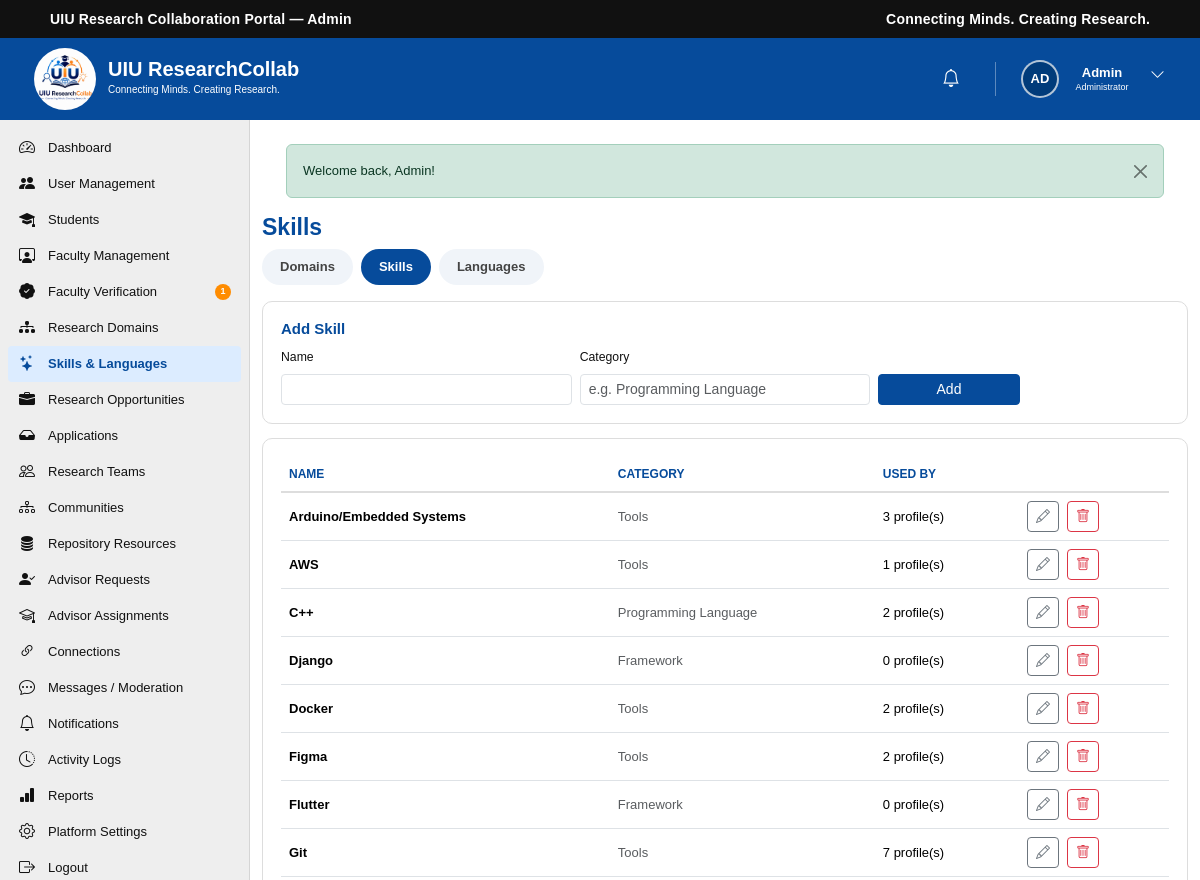
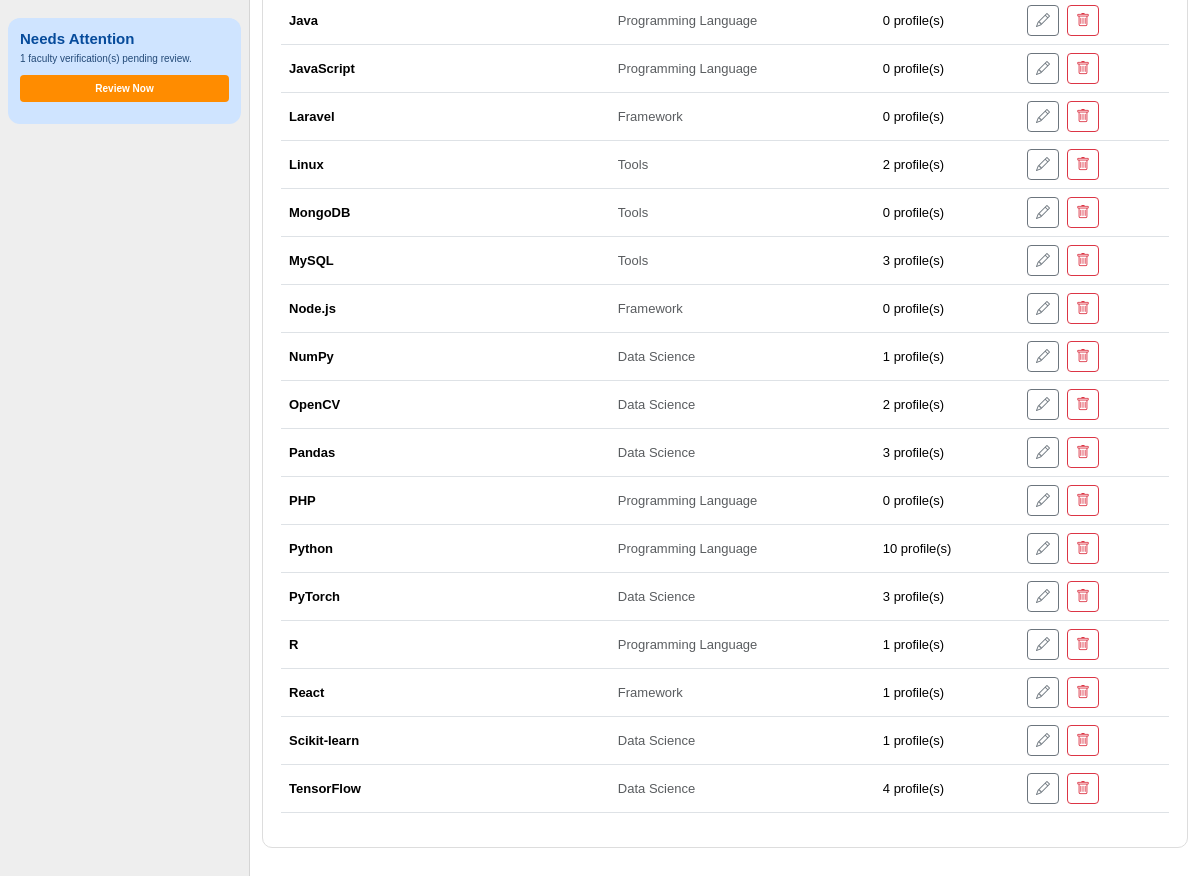
The app's page /admin/skills.php (signed in) with its own data (2 pictures, top to bottom).
### tables this page shows
CREATE TABLE `users` (
  `id` int(10) UNSIGNED NOT NULL,
  `name` varchar(100) NOT NULL,
  `email` varchar(150) NOT NULL,
  `password` varchar(255) NOT NULL,
  `role` enum('student','faculty','admin') NOT NULL DEFAULT 'student',
  `status` enum('active','inactive','suspended') NOT NULL DEFAULT 'active',
  `email_verified_at` datetime DEFAULT NULL,
  `last_login_at` datetime DEFAULT NULL,
  `created_at` timestamp NOT NULL DEFAULT current_timestamp(),
  `updated_at` timestamp NOT NULL DEFAULT current_timestamp() ON UPDATE current_timestamp()
);

CREATE TABLE `skills` (
  `id` int(10) UNSIGNED NOT NULL,
  `name` varchar(100) NOT NULL,
  `category` varchar(100) DEFAULT NULL,
  `created_at` timestamp NOT NULL DEFAULT current_timestamp(),
  `updated_at` timestamp NOT NULL DEFAULT current_timestamp() ON UPDATE current_timestamp()
);

### includes/functions.php (called while the page is built, shortened)
<?php
function e(?string $value): string
{
    return htmlspecialchars((string)$value, ENT_QUOTES, 'UTF-8');
}
function base_url(): string
{
    static $base = null;
    if ($base === null) {
        $root    = str_replace('\\', '/', rtrim(dirname(__DIR__), '/\\'));
        $docRoot = str_replace('\\', '/', rtrim($_SERVER['DOCUMENT_ROOT'] ?? '', '/\\'));
        $base    = ($docRoot !== '' && strpos($root, $docRoot) === 0) ? substr($root, strlen($docRoot)) : '';
    }
    return $base;
}
function url(string $path): string
{
    return base_url() . $path;
}
function initials(string $name): string
{
    $parts = array_filter(preg_split('/\s+/', trim($name)));
    $parts = array_values($parts);
    $first = mb_substr($parts[0], 0, 1);
    $last  = count($parts) > 1 ? mb_substr(end($parts), 0, 1) : '';
    return mb_strtoupper($first . $last);
}

### includes/auth.php (called while the page is built, shortened)
<?php
function current_user_id(): ?int
{
    return isset($_SESSION['user_id']) ? (int)$_SESSION['user_id'] : null;
}
function is_logged_in(): bool
{
    return isset($_SESSION['user_id']);
}
function current_user(): ?array
{
    static $cache = null;
    if ($cache === null) {
        $stmt = db()->prepare('SELECT * FROM users WHERE id = ? LIMIT 1');
        $stmt->execute([current_user_id()]);
        $cache = $stmt->fetch() ?: null;
    }
    return $cache;
}

### config/database.php (called while the page is built, shortened)
<?php
function db(): PDO
{
    static $pdo = null;
    if ($pdo === null) {
        $dsn = 'mysql:host=' . DB_HOST . ';dbname=' . DB_NAME . ';charset=' . DB_CHARSET;
        try {
            $pdo = new PDO($dsn, DB_USER, DB_PASS, [
                PDO::ATTR_ERRMODE            => PDO::ERRMODE_EXCEPTION,
                PDO::ATTR_DEFAULT_FETCH_MODE => PDO::FETCH_ASSOC,
                PDO::ATTR_EMULATE_PREPARES   => false,
            ]);
        } catch (PDOException $e) {
            error_log('Database connection failed: ' . $e->getMessage());
            http_response_code(500);
            die('Service temporarily unavailable. Please try again later.');
        }
    }
    return $pdo;
}

### includes/admin_guard.php (called while the page is built, shortened)
<?php
$currentUser = current_user();

### admin/skills.php (the view, shortened to what this page needs)
<?php
require_once __DIR__ . '/../includes/admin_guard.php';
$pdo     = db();
$skills = $pdo->query('SELECT s.*, (SELECT COUNT(*) FROM profile_skills WHERE skill_id = s.id) + (SELECT COUNT(*) FROM faculty_skills WHERE skill_id = s.id) AS usage_count FROM skills s ORDER BY s.name')->fetchAll();
?>
<!DOCTYPE html>
<html lang="en">
<head>
    <link href="https://cdn.jsdelivr.net/npm/bootstrap@5.3.3/dist/css/bootstrap.min.css" rel="stylesheet">
    <link rel="stylesheet" href="https://cdn.jsdelivr.net/npm/bootstrap-icons@1.11.3/font/bootstrap-icons.min.css">
    <link rel="stylesheet" href="../CSS/dashboard.css">
</head>
<body>
<?php require __DIR__ . '/../includes/admin_header.php'; ?>
<?php require __DIR__ . '/../includes/admin_sidebar.php'; ?>
    <main class="dashboard-main">
        <h2 style="color:var(--uiu-blue);font-size:23px;font-weight:700;">Skills</h2>
        <div class="type-tabs">
            <a href="<?= e(url('/admin/domains.php')) ?>">Domains</a>
            <a href="<?= e(url('/admin/skills.php')) ?>" class="active">Skills</a>
            <a href="<?= e(url('/admin/languages.php')) ?>">Languages</a>
        </div>
        <div class="app-panel">
            <h3 style="font-size:15px;color:var(--uiu-blue);font-weight:700;">Add Skill</h3>
            <form method="post" class="row g-2 align-items-end">
                <div class="col-md-4"><label class="form-label small">Name</label><input type="text" name="name" class="form-control form-control-sm" required></div>
                <div class="col-md-4"><label class="form-label small">Category</label><input type="text" name="category" class="form-control form-control-sm" placeholder="e.g. Programming Language"></div>
                <div class="col-md-2"><button class="btn btn-sm btn-uiu w-100" style="background:var(--uiu-blue);border-color:var(--uiu-blue);color:#fff;">Add</button></div>
            </form>
        </div>
        <div class="app-panel">
            <table class="table table-hover">
                <thead><tr><th>Name</th><th>Category</th><th>Used By</th><th></th></tr></thead>
                <tbody>
                <?php foreach ($skills as $s): ?>
                    <tr>
                        <td class="fw-semibold"><?= e($s['name']) ?></td>
                        <td class="text-muted small"><?= e($s['category'] ?: '—') ?></td>
                        <td><?= (int)$s['usage_count'] ?> profile(s)</td>
                        <td class="d-flex gap-2">
                            <button type="button" class="btn btn-sm btn-outline-secondary" onclick="document.getElementById('edit<?= (int)$s['id'] ?>').classList.toggle('d-none')"><i class="bi bi-pencil"></i></button>
                            <form method="post" onsubmit="return confirm('Delete this skill?');"><button class="btn btn-sm btn-outline-danger"><i class="bi bi-trash"></i></button></form>
                        </td>
                    </tr>
                <?php endforeach; ?>
                </tbody>
            </table>
        </div>
    </main>
<?php require __DIR__ . '/../includes/footer.php'; ?>
</body>
</html>

### includes/admin_header.php (shortened to what this page needs)
<div class="top-bar">
    <div class="container-fluid">
        <div class="row align-items-center">
            <div class="col-6">
                <div class="portal-title">UIU Research Collaboration Portal — Admin</div>
            </div>
            <div class="col-6 text-end">
                <div class="portal-tagline">Connecting Minds. Creating Research.</div>
            </div>
        </div>
    </div>
</div>
<header class="dashboard-header">
    <div class="dashboard-header-left">
        <a href="<?= e(url('/admin/dashboard.php')) ?>" class="dashboard-logo-link">
            <img src="<?= e(url('/IMAGES/logo.jpg')) ?>" alt="UIU ResearchCollab Logo" class="dashboard-logo">
        </a>
        <div class="dashboard-brand">
            <h1>UIU ResearchCollab</h1>
            <p>Connecting Minds. Creating Research.</p>
        </div>
    </div>
    <div class="dashboard-header-right">
        <div class="header-icon notification-icon">
            <a href="<?= e(url('/admin/notifications.php')) ?>" aria-label="Notifications">
                <i class="bi bi-bell"></i>
            </a>
        </div>
        <div class="dropdown dashboard-user-dropdown">
            <button class="dashboard-user btn p-0 border-0 bg-transparent" type="button" data-bs-toggle="dropdown" aria-expanded="false" aria-label="User menu">
                <span class="user-avatar avatar-initials"><?= e(initials($currentUser['name'])) ?></span>
                <div class="user-information">
                    <h3 class="user-first-name"><?= e(explode(' ', trim($currentUser['name']))[0] ?? $currentUser['name']) ?></h3>
                    <p>Administrator</p>
                </div>
                <span class="user-dropdown-button"><i class="bi bi-chevron-down"></i></span>
            </button>
        </div>
    </div>
</header>
<div class="dashboard-wrapper">

### CSS/dashboard.css (style rules this page uses)
:root { --uiu-blue: #064b9b; --uiu-dark-blue: #003b7a; --uiu-light-blue: #e5f0ff; --uiu-orange: #ff8c00; --uiu-green: #13a538; --uiu-purple: #7b3fc6; --uiu-teal: #00a99d; --text-dark: #111111; --text-medium: #444444; --text-light: #666666; --background: #f5f5f5; --card-background: #ffffff; --border-color: #dddddd; }
* { margin: 0; padding: 0; box-sizing: border-box; }
html { scroll-behavior: smooth; }
body { font-family: Arial, Helvetica, sans-serif; background-color: var(--background); color: var(--text-dark); font-size: 14px; overflow-x: hidden; }
a { text-decoration: none; }
button, input { font-family: inherit; }
img { max-width: 100%; display: block; }
.top-bar { width: 100%; min-height: 38px; background-color: #111111; color: #ffffff; display: flex; align-items: center; }
.top-bar .container-fluid { padding-left: 50px; padding-right: 50px; }
.portal-title { font-size: 14px; font-weight: 700; letter-spacing: 0.2px; line-height: 1.2; }
.portal-tagline { font-size: 14px; font-weight: 600; letter-spacing: 0.2px; line-height: 1.2; }
.dashboard-header { width: 100%; height: 82px; background-color: var(--uiu-blue); display: flex; align-items: center; justify-content: space-between; padding: 30px 30px; color: #ffffff; }
.dashboard-header-left { display: flex; align-items: center; height: 100%; flex-shrink: 0; }
.dashboard-logo-link { display: flex; align-items: center; justify-content: center; width: 70px; height: 70px; }
.dashboard-logo { width: 62px; height: 62px; object-fit: contain; border-radius: 50%; }
.dashboard-brand { margin-left: 8px; line-height: 1; }
.dashboard-brand h1 { margin: 0; color: #ffffff; font-size: 20px; font-weight: 700; line-height: 20px; }
.dashboard-brand p { margin: 1px 0 0; color: #ffffff; font-size: 10px; line-height: 20px; }
.dashboard-header-right { height: 100%; display: flex; align-items: center; justify-content: flex-end; gap: 15px; }
.header-icon { width: 38px; height: 42px; display: flex; align-items: center; justify-content: center; position: relative; }
.dashboard-user { height: 100%; display: flex; align-items: center; gap: 8px; }
.user-avatar { width: 38px; height: 38px; border-radius: 50%; object-fit: cover; border: 2px solid rgba(255, 255, 255, 0.7); }
.user-information { min-width: 70px; }
.user-information h3 { margin: 0; color: #ffffff; font-size: 13px; font-weight: 700; line-height: 16px; }
.user-information p { margin: 0; color: #ffffff; font-size: 9px; line-height: 12px; }
.user-dropdown-button { width: 25px; height: 30px; border: none; background: transparent; color: #ffffff; font-size: 15px; cursor: pointer; }
.dashboard-wrapper { width: 100%; min-height: calc(100vh - 102px); display: flex; align-items: stretch; }
.dashboard-main { flex: 1; min-width: 0; background-color: #ffffff; padding: 10px 12px 20px; }
.avatar-initials { display: flex; align-items: center; justify-content: center; background-color: var(--uiu-dark-blue); color: #ffffff; font-size: 13px; font-weight: 700; }
.header-icon a { width: 35px; height: 35px; border: none; background: transparent; color: #ffffff; font-size: 18px; cursor: pointer; display: flex; align-items: center; justify-content: center; position: relative; }
.dashboard-user-dropdown { height: 100%; display: flex; align-items: center; }

### admin/skills.php (style rules this page uses)
.app-panel { background:#fff;border:1px solid var(--border-color);border-radius:10px;padding:18px;margin-bottom:14px }
.type-tabs { display:flex;gap:8px;margin-bottom:16px }
.type-tabs a { padding:8px 18px;border-radius:20px;background:#f0f4f9;color:var(--text-medium);font-size:13px;font-weight:600;text-decoration:none }
.type-tabs a.active { background:var(--uiu-blue);color:#fff }
.table thead th { color:var(--uiu-blue);font-size:12px;text-transform:uppercase;border-bottom:2px solid var(--border-color) }
.table td { vertical-align:middle;font-size:13px }

### records on screen
users: name "AD", name "Admin"
skills: name "Arduino/Embedded Systems", category "Tools", usage_count "3"
skills: name "AWS", category "Tools", usage_count "1"
skills: name "C++", category "Programming Language", usage_count "2"
skills: name "Django", category "Framework", usage_count "0"
skills: name "Docker", category "Tools", usage_count "2"
skills: name "Figma", category "Tools", usage_count "2"
skills: name "Flutter", category "Framework", usage_count "0"
skills: name "Git", category "Tools", usage_count "7"
skills: name "Java", category "Programming Language", usage_count "0"
skills: name "JavaScript", category "Programming Language", usage_count "0"
skills: name "Laravel", category "Framework", usage_count "0"
skills: name "Linux", category "Tools", usage_count "2"
skills: name "MongoDB", category "Tools", usage_count "0"
skills: name "MySQL", category "Tools", usage_count "3"
skills: name "Node.js", category "Framework", usage_count "0"
skills: name "NumPy", category "Data Science", usage_count "1"
skills: name "OpenCV", category "Data Science", usage_count "2"
skills: name "Pandas", category "Data Science", usage_count "3"
skills: name "PHP", category "Programming Language", usage_count "0"
skills: name "Python", category "Programming Language", usage_count "10"
skills: name "PyTorch", category "Data Science", usage_count "3"
skills: name "R", category "Programming Language", usage_count "1"
skills: name "React", category "Framework", usage_count "1"
skills: name "Scikit-learn", category "Data Science", usage_count "1"
skills: name "TensorFlow", category "Data Science", usage_count "4"

### other values on screen
$label "Dashboard"
$label "User Management"
$label "Students"
$label "Faculty Management"
$label "Faculty Verification"
$pendingVerificationCount "1"
$label "Research Domains"
$label "Skills & Languages"
$label "Research Opportunities"
$label "Applications"
$label "Research Teams"
$label "Communities"
$label "Repository Resources"
$label "Advisor Requests"
$label "Advisor Assignments"
